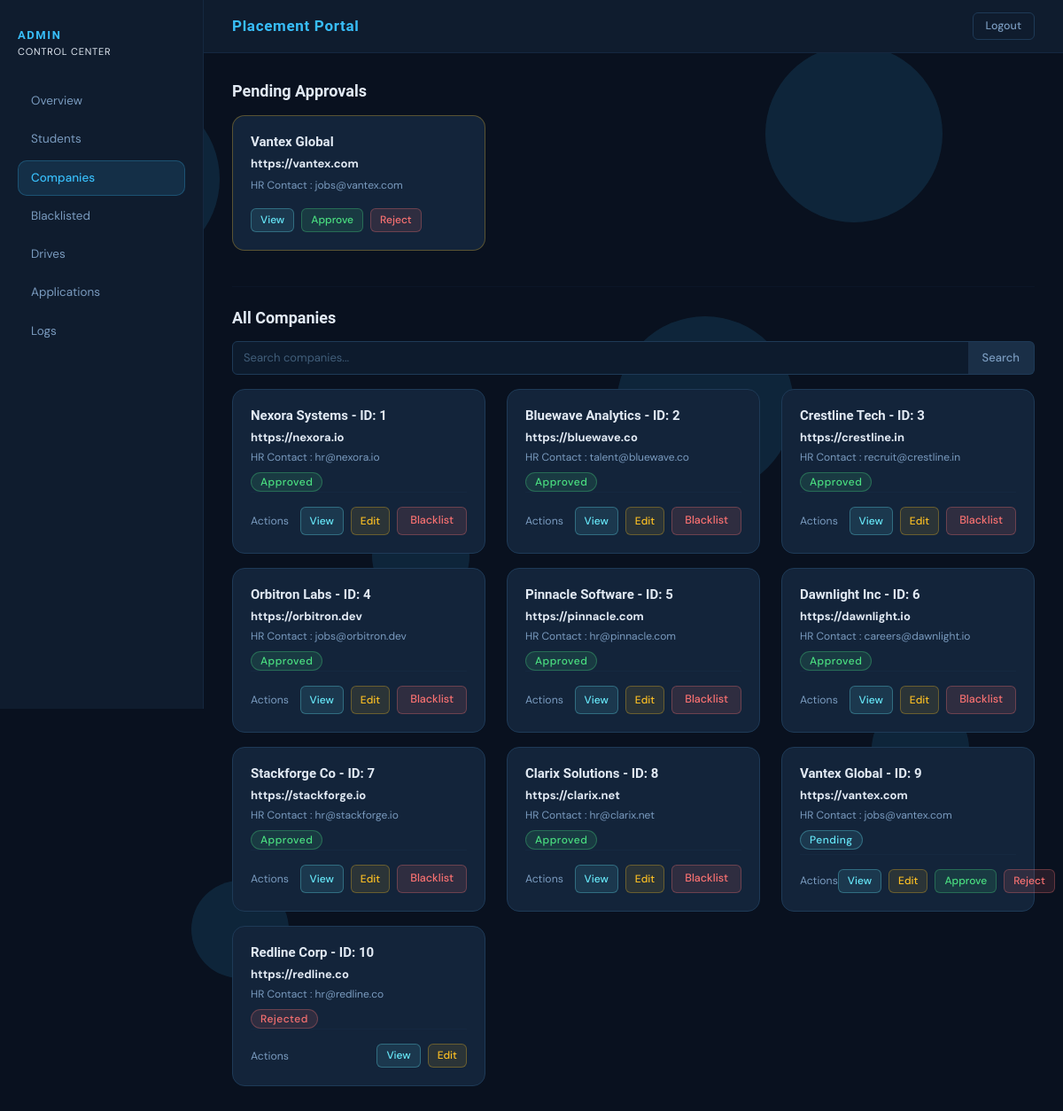
The app's page /admin/companies (signed in) with its own data.
### model.py (models this page shows)
class Company(db.Model):
    id = db.Column(db.Integer, primary_key=True)
    user_id = db.Column(db.Integer, db.ForeignKey('user.id'))
    name = db.Column(db.String(100), nullable=False)
    hr_contact = db.Column(db.String(100), nullable=False)
    website = db.Column(db.String(200), nullable=False)
    is_approved = db.Column(db.String(20), default="pending", nullable=False)  # pending / approved / rejected
    drives = db.relationship('Drive', backref='company')

### route/admin.py (the view, shortened to what this page needs)
@admin_bp.route("/companies", methods=["GET"])
def companies():
    query = request.args.get("q", "").strip()
    companies_query = Company.query
    pending_companies = companies_query.filter_by(is_approved="pending").all()
    companies = companies_query.all()
    return render_template(
        "admin/companies.html",
        companies=companies,
        pending_companies=pending_companies,
        active_tab="companies",
        search=query
    )

### route/admin.py (called while the page is built)
@admin_bp.before_request
def restrict_admin():
    if not session.get("user_id"):
        flash("Admin Login Required!", "danger")
        return redirect(url_for("auth.login"))
    if session.get("role") != "admin":
        flash("Access denied!, You are not Admin", "danger")
        return redirect(url_for("auth.login"))

### templates/admin/companies.html
{% extends "admin/base.html" %}
{% block content %}
<h2 class="mb-3">Pending Approvals</h2>
<div class="row">
  {% for company in pending_companies %}
  {% if not company.user.is_blacklisted %}
  <div class="col-md-6 col-lg-4 mb-3">
    <div class="card shadow-sm h-100 border-warning">
      <div class="card-body">
        <h5 class="card-title">
          {{ company.name }}
        </h5>
        <p class="mb-1">
          <strong>{{ company.website }}</strong><br>
        </p>
        <small class="text-muted">
          HR Contact : {{ company.hr_contact }}
        </small>
        <div class="mt-3 d-flex gap-2">
          <a href="{{ url_for('admin.view_company', id=company.id) }}" class="btn btn-sm btn-info">View</a>
          <form method="POST" action="{{ url_for('admin.approve_company', id=company.id) }}">
            <button class="btn btn-success btn-sm">Approve</button>
          </form>
          <form method="POST" action="{{ url_for('admin.reject_company', id=company.id) }}">
            <button class="btn btn-danger btn-sm">Reject</button>
          </form>
        </div>
      </div>
    </div>
  </div>
  {% endif %}
  {% endfor %}
</div>
<hr class="my-4">
<h2 class="mb-3">All Companies</h2>
<form method="GET" action="{{ url_for('admin.companies') }}">
  <div class="input-group mb-3">
    <input type="text" class="form-control" placeholder="Search companies..." name="q" value="{{ search or '' }}">
    <button class="btn btn-outline-secondary" type="submit">Search</button>
  </div>
</form>
<div class="row">
  {% for company in companies %}
  <div class="col-md-6 col-lg-4 mb-3">
    <div class="card shadow-sm h-100">
      <div class="card-body d-flex flex-column">
        <h5 class="fw-bold">{{ company.name }} - ID: {{ company.id }}</h5>
        <p class="mb-1">
          <strong>{{ company.website }}</strong><br>
        </p>
        <small class="text-muted">
          HR Contact : {{ company.hr_contact }}
        </small>
        <div class="mt-2">
          <span class="badge
            {% if company.is_approved == "approved" and not company.user.is_blacklisted%}bg-success
            {% elif company.user.is_blacklisted %}bg-danger text-dark
            {% elif company.is_approved == "pending" %}bg-info
            {% elif company.is_approved == "rejected" %}bg-danger
            {% endif %}">
            {% if company.is_approved == "approved" and not company.user.is_blacklisted %}Approved
            {% elif company.user.is_blacklisted %}Blacklisted
            {% elif company.is_approved == "pending" %}Pending
            {% elif company.is_approved == "rejected" %}Rejected
            {% endif %}
          </span>
        </div>
        <div class="mt-auto pt-3 border-top">
          <div class="d-flex justify-content-between align-items-center">
            <span class="text-muted small">Actions</span>
            <div class="d-flex gap-2">
              <a href="{{ url_for('admin.view_company', id=company.id) }}" class="btn btn-info btn-sm">View</a>
              <a href="{{ url_for('admin.edit_company', id=company.id) }}" class="btn btn-warning btn-sm">Edit</a>
              {% if company.is_approved == "pending" %}
                <form method="POST" action="{{ url_for('admin.approve_company', id=company.id) }}">
                  <button class="btn btn-success btn-sm">Approve</button>
                </form>
                <form method="POST" action="{{ url_for('admin.reject_company', id=company.id) }}">
                  <button class="btn btn-danger btn-sm">Reject</button>
                </form>
              {% elif company.is_approved == "rejected" %}
              {% else %}
                <form method="POST" action="{{ url_for('admin.toggle_blacklist_user', id=company.user.id) }}">
                  <button class="btn {% if company.user.is_blacklisted %}btn-success{% else %}btn-danger{% endif %}">
                    {% if company.user.is_blacklisted %}
                      Activate
                    {% else %}
                      Blacklist
                    {% endif %}
                  </button>
                </form>
              {% endif %}
            </div>
          </div>
        </div>
      </div>
    </div>
  </div>
  {% endfor %}
</div>
{% endblock %}

### records on screen
Company: name "Vantex Global", website "https://vantex.com", hr_contact "jobs@vantex.com", id "9", is_approved "Pending"
Company: name "Nexora Systems", id "1", website "https://nexora.io", hr_contact "hr@nexora.io", is_approved "Approved", shows "Blacklist"
Company: name "Bluewave Analytics", id "2", website "https://bluewave.co", hr_contact "talent@bluewave.co", is_approved "Approved", shows "Blacklist"
Company: name "Crestline Tech", id "3", website "https://crestline.in", hr_contact "recruit@crestline.in", is_approved "Approved", shows "Blacklist"
Company: name "Orbitron Labs", id "4", website "https://orbitron.dev", hr_contact "jobs@orbitron.dev", is_approved "Approved", shows "Blacklist"
Company: name "Pinnacle Software", id "5", website "https://pinnacle.com", hr_contact "hr@pinnacle.com", is_approved "Approved", shows "Blacklist"
Company: name "Dawnlight Inc", id "6", website "https://dawnlight.io", hr_contact "careers@dawnlight.io", is_approved "Approved", shows "Blacklist"
Company: name "Stackforge Co", id "7", website "https://stackforge.io", hr_contact "hr@stackforge.io", is_approved "Approved", shows "Blacklist"
Company: name "Clarix Solutions", id "8", website "https://clarix.net", hr_contact "hr@clarix.net", is_approved "Approved", shows "Blacklist"
Company: name "Redline Corp", id "10", website "https://redline.co", hr_contact "hr@redline.co", is_approved "Rejected"
